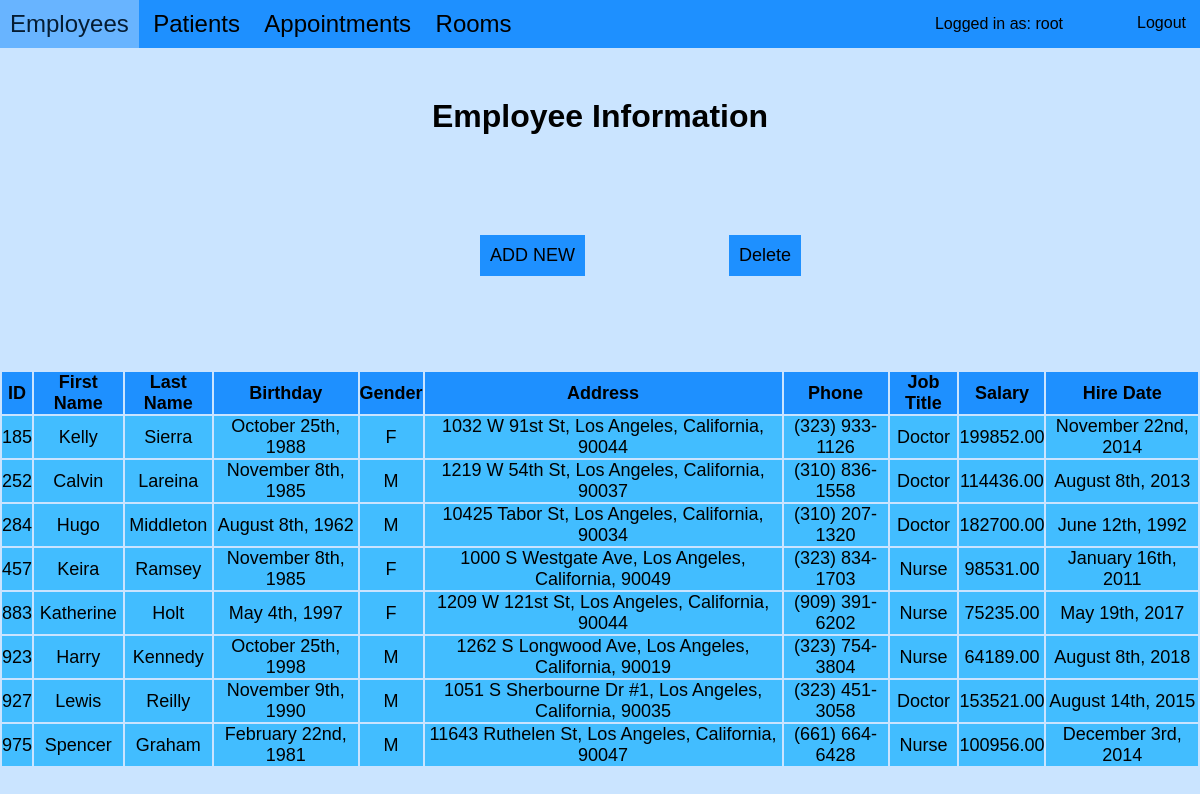
The app's page /employees.php (signed in) with its own data.
### tables this page shows
CREATE TABLE `employee` (
  `empid` int(11) NOT NULL AUTO_INCREMENT,
  `fname` varchar(25) NOT NULL,
  `lname` varchar(25) NOT NULL,
  `birthday` varchar(20) NOT NULL,
  `gender` char(1) NOT NULL,
  `address` varchar(255) NOT NULL,
  `phone` varchar(20) NOT NULL,
  `job_title` varchar(20) NOT NULL,
  `salary` decimal(10,2) NOT NULL,
  `hire_date` varchar(20) NOT NULL,
  PRIMARY KEY (`empid`)
);

### employees.php (the view, shortened to what this page needs)
<?php include 'header.php'; ?>
<h1 class="title">Employee Information</h1>
<div class="new_delete_box">
    <div class="new_emp_box">
        <form class="new_emp" method="POST">
            <button type="submit" class="new_emp_button" name="new_emp_button">ADD NEW</button>
        </form>
    </div>
    <div class="delete_emp_box">
        <form class="delete_emp" method="POST">
            <button type="submit" class="delete_emp_button" name="delete_emp_button">Delete</button>
        </form>
    </div>
</div>
<?php
$conn = db_connect($_SESSION['vali']);
$sql = 'select * from employee;';
$result = mysqli_query($conn, $sql) or die(mysqli_error($conn));
$field_names = [
    'ID',
    'First Name',
    'Last Name',
    'Birthday',
    'Gender',
    'Address',
    'Phone',
    'Job Title',
    'Salary',
    'Hire Date'
];
echo '<table class=tabl>';
echo '<tr class=column>';
foreach ($field_names as $value) {
    echo '<td>' . $value . '</td>';
}
echo '</tr>';
$fieldNum = mysqli_num_fields($result);
while ($row = mysqli_fetch_array($result)) {
    echo "<tr class=row>";
    for ($x = 0; $x < $fieldNum; $x++) {
        echo "<td>" . $row[$x] . "</td>";
    }
    echo "</tr>";
}
echo '</table>';
?>
<?php include 'footer.php'; ?>

### header.php (shortened to what this page needs)
<!DOCTYPE html>
<html lang="en">
<head>
    <link rel="stylesheet" type="text/css" href="css/style.css">
</head>
<body>
    <div class="menuBar">
        <button class="tablinks" onclick="window.location.href='employees.php';">Employees</button>
        <button class="tablinks" onclick="window.location.href='patients.php';">Patients</button>
        <button class="tablinks" onclick="window.location.href='appointments.php';">Appointments</button>
        <button class="tablinks" onclick="window.location.href='occupied_rooms.php';">Rooms</button>
        <form class="logout_button" method="POST">
            <button type="submit" name="logout" class="logout_button">Logout</button>
        </form>
        <p class="login_as">Logged in as: <?php echo '       ';
                                            print($_SESSION['user']); ?></p>
    </div>

### footer.php
</body>
</html>

### css/style.css (style rules this page uses)
* { padding: 0; margin: 0; font-family: Arial; }
body { background-color: rgb(202, 228, 255) }
.menuBar { background-color: dodgerblue; }
.tablinks { padding: 10px; background-color: dodgerblue; border: dodgerblue; font-size: x-large; }
.logout_button { float: right; padding: 7px; background-color: dodgerblue; border: dodgerblue; font-size: medium; text-align: center; }
.login_as { font-size: medium; font-weight: 300; margin-top: 15px; margin-right: 60px; float: right; }
.title { text-align: center; padding-top: 50px; font-size: xx-large; padding-bottom: 50px; }
.tabl { width: 100%; font-size: large; text-align: center; margin-top: -50px; }
.column { font-weight: 800; background-color: dodgerblue; }
.row { background-color: #42bdff; }
.new_emp_button { padding: 10px; background-color: dodgerblue; border: dodgerblue; font-size: large; }
.delete_emp_button { padding: 10px; background-color: dodgerblue; border: dodgerblue; font-size: large; }
.delete_emp_box { padding-left: 20%; }
.new_delete_box { display: flex; padding-left: 40%; margin-top: 50px; }

### records on screen
employee: empid "185", fname "Kelly", lname "Sierra", birthday "October 25th, 1988", gender "F", address "1032 W 91st St, Los Angeles, California, 90044", phone "(323) 933-1126", job_title "Doctor", salary "199852.00", hire_date "November 22nd, 2014"
employee: empid "252", fname "Calvin", lname "Lareina", birthday "November 8th, 1985", gender "M", address "1219 W 54th St, Los Angeles, California, 90037", phone "(310) 836-1558", job_title "Doctor", salary "114436.00", hire_date "August 8th, 2013"
employee: empid "284", fname "Hugo", lname "Middleton", birthday "August 8th, 1962", gender "M", address "10425 Tabor St, Los Angeles, California, 90034", phone "(310) 207-1320", job_title "Doctor", salary "182700.00", hire_date "June 12th, 1992"
employee: empid "457", fname "Keira", lname "Ramsey", birthday "November 8th, 1985", gender "F", address "1000 S Westgate Ave, Los Angeles, California, 90049", phone "(323) 834-1703", job_title "Nurse", salary "98531.00", hire_date "January 16th, 2011"
employee: empid "883", fname "Katherine", lname "Holt", birthday "May 4th, 1997", gender "F", address "1209 W 121st St, Los Angeles, California, 90044", phone "(909) 391-6202", job_title "Nurse", salary "75235.00", hire_date "May 19th, 2017"
employee: empid "923", fname "Harry", lname "Kennedy", birthday "October 25th, 1998", gender "M", address "1262 S Longwood Ave, Los Angeles, California, 90019", phone "(323) 754-3804", job_title "Nurse", salary "64189.00", hire_date "August 8th, 2018"
employee: empid "927", fname "Lewis", lname "Reilly", birthday "November 9th, 1990", gender "M", address "1051 S Sherbourne Dr #1, Los Angeles, California, 90035", phone "(323) 451-3058", job_title "Doctor", salary "153521.00", hire_date "August 14th, 2015"
employee: empid "975", fname "Spencer", lname "Graham", birthday "February 22nd, 1981", gender "M", address "11643 Ruthelen St, Los Angeles, California, 90047", phone "(661) 664-6428", job_title "Nurse", salary "100956.00", hire_date "December 3rd, 2014"

### other values on screen
$_SESSION['user'] "root"
$value "ID"
$value "First Name"
$value "Last Name"
$value "Birthday"
$value "Gender"
$value "Address"
$value "Phone"
$value "Job Title"
$value "Salary"
$value "Hire Date"
